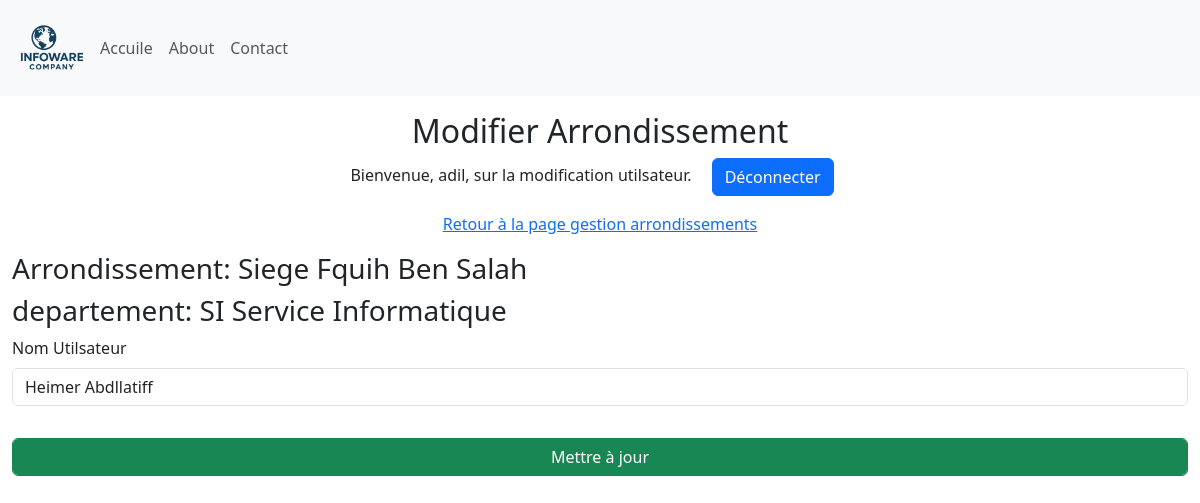
Screenshot of /update_Utilisateur/2 (signed in) with the database file from the repository.
### Site/models.py (models this page shows, shortened)
class Arondissement(db.Model):
    id = db.Column(db.Integer, primary_key=True)
    arondissement = db.Column(db.String(25), unique=True, nullable=False)
    departement = db.relationship('Departement', backref='Departement', lazy=True)

class Departement(db.Model):
    id = db.Column(db.Integer, primary_key=True)
    departement = db.Column(db.String(25), unique=True, nullable=False)
    arondissement = db.Column(db.Integer, db.ForeignKey('arondissement.id'), nullable=False)

class Utilisateur(db.Model):
    id = db.Column(db.Integer, primary_key=True)
    nomUtilisateur = db.Column(db.String(50), unique=True, nullable=False)
    departement = db.Column(db.Integer, db.ForeignKey('departement.id'), nullable=False)

### Site/dashbord/utilisateur.py (the view, shortened to what this page needs)
@utilisateur.route('/update_Utilisateur/<int:id>', methods=['GET', 'POST'])
def update_Utilisateur(id):
    if 'user' not in session:
        return redirect(url_for('admin.admin'))
    utilisateur = Utilisateur.query.get(id)
    departement = Departement.query.get(utilisateur.departement)
    arrondissement = Arondissement.query.get(departement.arondissement)
    return render_template('update_utilisateur.html', name=session['user'], utilisateur=utilisateur, arrondissement=arrondissement, departement=departement)

### Site/templates/update_utilisateur.html (shortened to what this page needs)
{% extends 'base.html' %}
{% block body %}
<div class="container-fluid">
    <div class="row">
        <div class="col-12  my-3">
            <div class="text-center">
                <h2>Modifier Arrondissement</h2>
                <p>Bienvenue, {{ name }}, sur la modification utilsateur. <a class="mx-3 btn btn-primary" href="{{ url_for('admin.logout') }}"">Déconnecter</a></p>
                <p><a href="{{ url_for('arrondissement.manage_Arrondissements') }}">Retour à la page gestion arrondissements</a> </p>
            </div>
           <form method="POST">
                <div class="mb-3">
                    <h3>Arrondissement: {{ arrondissement.arondissement }}</h3>
                    <h3>departement: {{ departement.departement }}</h3>
                    <label for="utilsateurName" class="form-label">Nom Utilsateur</label>
                    <input type="text" class="form-control" id="utilsateurName" name="utilsateurName" value="{{ utilisateur.nomUtilisateur }}" required>
                </div>
                <div class="mb-3">
                    <input type="submit" class="form-control btn btn-success mt-3" value="Mettre à jour">
                </div>
            </form>
        </div>
    </div>
</div>
{% endblock %}

### Site/static/style.css (style rules this page uses)
* { margin: 0; padding: 0; box-sizing: border-box; }
:root { --primary-color: #0056b3; --secondary-color: #f8f9fa; --text-color: #333; --highlight-color: #007bff; }
body { font-family: 'Segoe UI', Tahoma, Geneva, Verdana, sans-serif; }

### rows the page displays
Arondissement: arondissement "Siege Fquih Ben Salah"
Departement: departement "SI Service Informatique"
Utilisateur: utilsateurName "Heimer Abdllatiff"

### other values shown
{{ name }} "adil"
